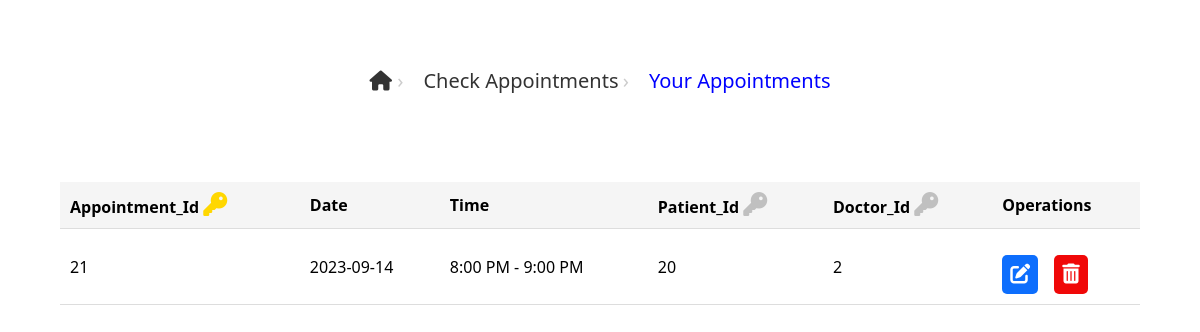
Page /Project/patientAppointmentDisplay.php?p_id=20 on the committed database.
### tables this page shows
CREATE TABLE `appointment` (
  `Appointment_Id` int(10) UNSIGNED NOT NULL,
  `Date` date DEFAULT NULL,
  `Time` varchar(50) DEFAULT NULL,
  `Patient_Id` int(10) UNSIGNED DEFAULT NULL,
  `Doctor_Id` int(10) UNSIGNED DEFAULT NULL
);

### Project/patientAppointmentDisplay.php (the view, shortened to what this page needs)
<!DOCTYPE html>
<html lang="en">
<head>
    <link rel="stylesheet" href="https://cdnjs.cloudflare.com/ajax/libs/font-awesome/6.4.2/css/all.min.css" />
    <link rel="stylesheet" href="./Assets/css/doctors.css">
    <link rel="stylesheet" href="./Assets/css/crud.css">
</head>
<body>
    <ul class="breadcrumb">
        <li class="breadcrumb_item">
            <a href="./index.php" class="breadcrumb_link">
                <i class="fa-solid fa-house"></i>
            </a>
        </li>
        <li class="breadcrumb_item">
            <a href="./patientAppointmentForm.php" class="breadcrumb_link">check appointments</a>
        </li>
        <li class="breadcrumb_item">
            <a href="" class="breadcrumb_link breadcrumb_link_active" readonly>your appointments</a>
        </li>
    </ul>
    <br>
    <div class="container">
        <table class="table">
            <thead>
                <tr>
                    <th>Appointment_Id&nbsp;<i class='fa-solid fa-key pk'></th>
                    <th>Date</th>
                    <th>Time</th>
                    <th>Patient_Id&nbsp;<i class='fa-solid fa-key fk'></th>
                    <th>Doctor_Id&nbsp;<i class='fa-solid fa-key fk'></th>
                    <th>Operations</th>
                </tr>
            </thead>
            <tbody>
                <?php
                include './connection.php';
                if (isset($_GET['p_id'])) {
                    $p_id = $_GET['p_id'];
                }
                    $sql = "SELECT * FROM appointment WHERE Patient_Id = '$p_id'";
                    $result = $connection->query($sql);
                    if (mysqli_num_rows($result) > 0) {
                        while ($row = mysqli_fetch_assoc($result)) {
                            echo "<tr>";
                            echo "<td>" . $row['Appointment_Id'] . "</td>";
                            echo "<td>" . $row['Date'] . "</td>";
                            echo "<td>" . $row['Time'] . "</td>";
                            echo "<td>" . $row['Patient_Id'] . "</td>";
                            echo "<td>" . $row['Doctor_Id'] . "</td>";
                            echo "<td><button class='btn'><a href='./Crud System/reschedule.php?a_id=" . $row['Appointment_Id'] . "&p_id=" . $row['Patient_Id'] . "&d_id=" . $row['Doctor_Id'] . "'><i class='fa-solid fa-pen-to-square'></i></a></button><button class='btn btn-del'><a href='./Crud System/deleteAppointment.php?cancel_id=" . $row['Appointment_Id'] . "'><i class='fa-solid fa-trash-can'></i></a></button></td>";
                            echo "</tr>";
                        }
                    } else {
                        echo "No data found";
                    }
                ?>
            </tbody>
        </table>
    </div>
</body>
</html>

### Project/Assets/css/doctors.css (style rules this page uses)
* { margin: 0; padding: 0; box-sizing: border-box; }
:root { --main-color: #ffffff; --sub-color: #1212f0; --white: #68694d; --border: 0.1rem solid rgba(105, 94, 74, 0.3); }
body { background-color: rgb(245, 243, 243); font-family: "Segoe UI", Tahoma, Geneva, Verdana, sans-serif; }
.btn { cursor: pointer; padding: 1rem 2rem; border: none; font-size: 1.25rem; font-weight: bolder; color: var(--sub-color); text-align: center; text-transform: capitalize; text-decoration: none; margin-top: 1rem; background-color: rgb(19, 154, 244); color: var(--main-color); border-radius: 0.625rem; transition: all 0.3s ease; align-self: flex-start; }
.breadcrumb { display: flex; justify-content: center; align-items: center; height: 20vh; gap: 20px; list-style: none; padding: 0; margin: 0; font-family: "Segoe UI", Tahoma, Geneva, Verdana, sans-serif; }
.breadcrumb_item:not(:last-of-type)::after { content: "\203a"; margin-left: 0 10px; color: #ccc; font-size: 20px; }
.breadcrumb_link { text-decoration: none; background-color: transparent; color: #333; border: none; font-size: 20px; font-weight: 500; text-transform: capitalize; transition: all 0.3s ease-in-out; }
.breadcrumb_link_active { color: blue; }

### Project/Assets/css/crud.css (style rules this page uses)
body { background-color: white; }
.container { max-width: 1080px; display: grid; place-items: center; margin: auto; }
.btn { background-color: #0d6efd; padding: 8px; border: none; border-radius: 5px; transition: all 0.3s ease-in-out; }
.btn a { text-decoration: none; color: white; }
.btn-del { background-color: #F00808; padding: 8px; border: none; margin-left: 1rem; border-radius: 5px; transition: all 0.3s ease-in-out; }
.btn-del a { text-decoration: none; color: white; }
table { border-collapse: collapse; width: 100%; }
th, td { padding: 10px; text-align: left; border-bottom: 1px solid #ddd; }
th { background-color: #f5f5f5; font-weight: bold; }
.fa-key { font-size: 1.5rem; }
.pk { color: #FFD700; }
.fk { color: #C0C0C0; }

### rows in the picture
appointment: Appointment_Id "21", Date "2023-09-14", Time "8:00 PM - 9:00 PM", Patient_Id "20", Doctor_Id "2"
